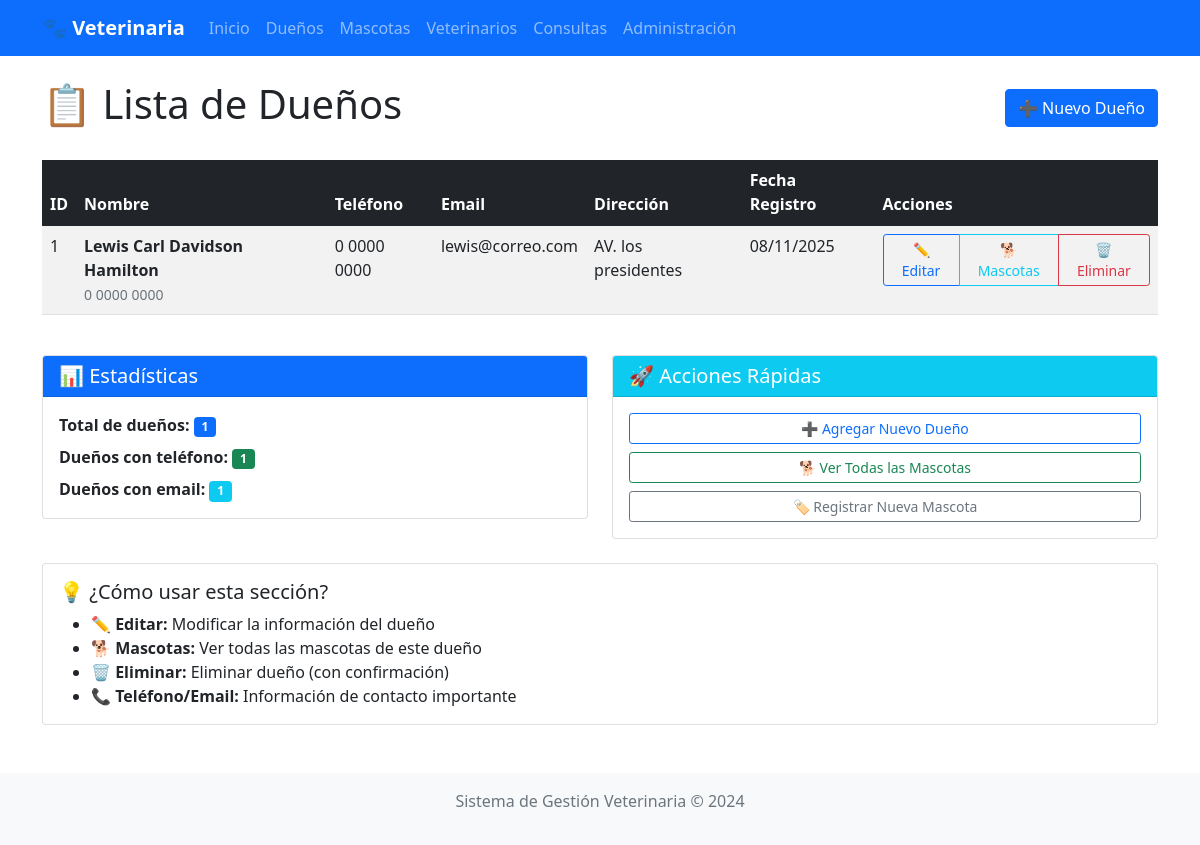
/duenos/, run on an earlier commit of the app's database.
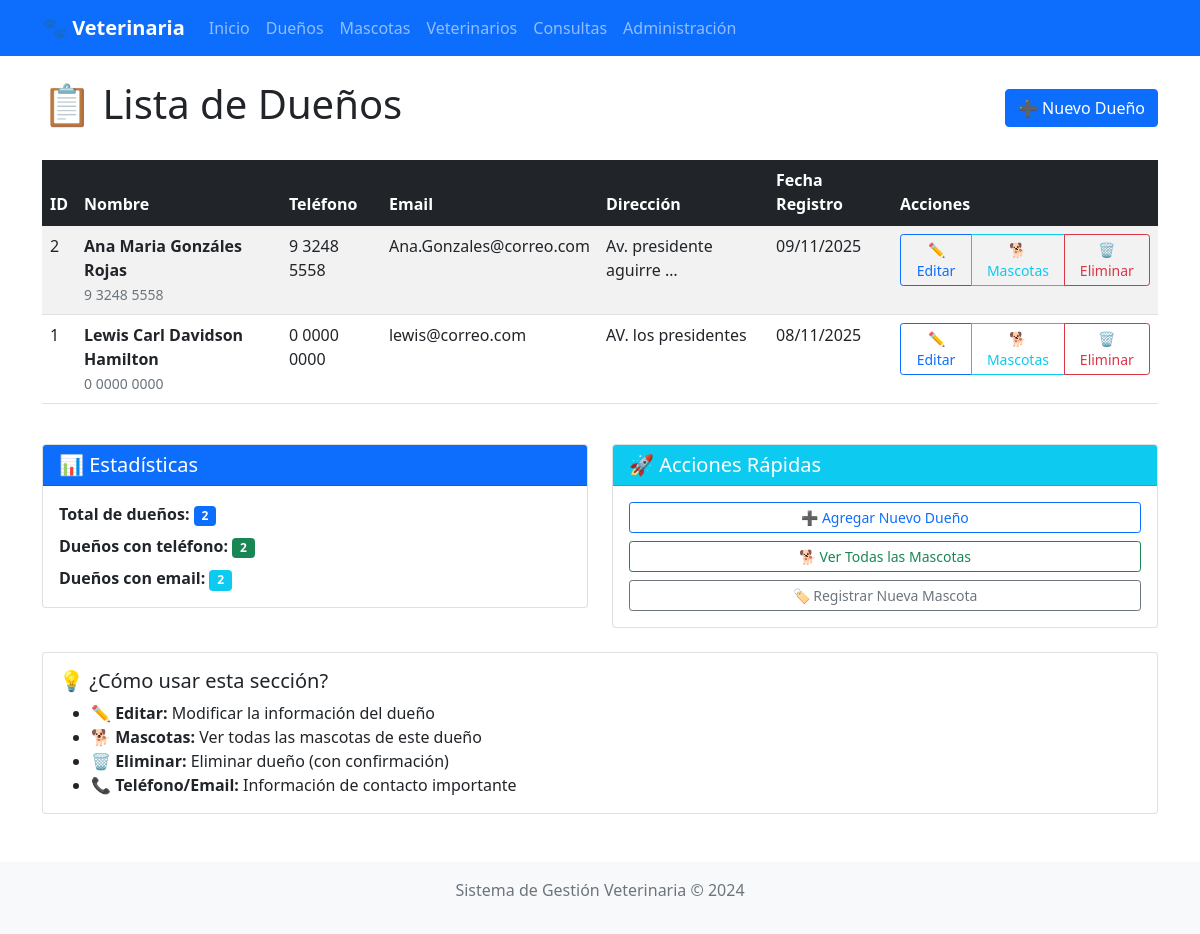
And on a later commit of the database.
### clinica/models.py (models this page shows, shortened)
class Persona(models.Model):
    nombre = models.CharField(max_length=100)
    telefono = models.CharField(max_length=20, blank=True, null=True)
    email = models.EmailField(blank=True, null=True)
    class Meta:
        abstract = True

class Dueno(Persona):
    direccion = models.TextField(blank=True, null=True)
    fecha_registro = models.DateTimeField(auto_now_add=True)

### clinica/views.py (the view)
# urls.py: path('duenos/', views.lista_duenos, name='lista_duenos'),
def lista_duenos(request):
    duenos = Dueno.objects.all().order_by('nombre')
    duenos_con_telefono = Dueno.objects.exclude(telefono__isnull=True).exclude(telefono='').count()
    duenos_con_email = Dueno.objects.exclude(email__isnull=True).exclude(email='').count()
    return render(request, 'clinica/lista_duenos.html', {
        'duenos': duenos,
        'duenos_con_telefono': duenos_con_telefono,
        'duenos_con_email': duenos_con_email
    })

### templates/clinica/lista_duenos.html (shortened to what the changed rows need)
{% extends 'base.html' %}
{% block content %}
<div class="d-flex justify-content-between align-items-center mb-4">
    <h1>📋 Lista de Dueños</h1>
</div>
{% if duenos %}
<div class="table-responsive">
    <table class="table table-striped table-hover">
        <thead class="table-dark">
            <tr>
                <th>ID</th>
                <th>Nombre</th>
                <th>Teléfono</th>
                <th>Email</th>
                <th>Dirección</th>
                <th>Fecha Registro</th>
                <th>Acciones</th>
            </tr>
        </thead>
        <tbody>
            {% for dueno in duenos %}
            <tr>
                <td>{{ dueno.id }}</td>
                <td>
                    <strong>{{ dueno.nombre }}</strong>
                    {% if dueno.telefono %}
                        <br>
                        <small class="text-muted">{{ dueno.telefono }}</small>
                    {% endif %}
                </td>
                <td>
                    {% if dueno.telefono %}
                        {{ dueno.telefono }}
                    {% else %}
                        <span class="text-muted">-</span>
                    {% endif %}
                </td>
                <td>
                    {% if dueno.email %}
                        {{ dueno.email }}
                    {% else %}
                        <span class="text-muted">-</span>
                    {% endif %}
                </td>
                <td>
                    {% if dueno.direccion %}
                        {{ dueno.direccion|truncatewords:3 }}
                    {% else %}
                        <span class="text-muted">-</span>
                    {% endif %}
                </td>
                <td>{{ dueno.fecha_registro|date:"d/m/Y" }}</td>
                <td>
                    <div class="btn-group btn-group-sm">
                        <a href="{% url 'editar_dueno' dueno.id %}"
                           class="btn btn-outline-primary"
                           title="Editar dueño">
                            ✏️ Editar
                        </a>
                        <a href="{% url 'mascotas_dueno' dueno.id %}"
                           class="btn btn-outline-info"
                           title="Ver mascotas">
                            🐕 Mascotas
                        </a>
                        <button type="button"
                                class="btn btn-outline-danger"
                                title="Eliminar dueño"
                                data-bs-toggle="modal"
                                data-bs-target="#confirmarEliminar{{ dueno.id }}">
                            🗑️ Eliminar
                        </button>
                    </div>
                </td>
            </tr>
            {% endfor %}
        </tbody>
    </table>
</div>
{% endif %}
<div class="row mt-4">
    <div class="col-md-6">
        <div class="card">
            <div class="card-body">
                <p class="mb-2">
                    <strong>Total de dueños:</strong>
                    <span class="badge bg-primary">{{ duenos|length }}</span>
                </p>
                <p class="mb-2">
                    <strong>Dueños con teléfono:</strong>
                    <span class="badge bg-success">{{ duenos_con_telefono }}</span>
                </p>
                <p class="mb-0">
                    <strong>Dueños con email:</strong>
                    <span class="badge bg-info">{{ duenos_con_email }}</span>
                </p>
            </div>
        </div>
    </div>
</div>
{% endblock %}

What changed in the data, as far as the page shows it:
added Dueno: id "2", nombre "Ana Maria Gonzáles Rojas", telefono "9 3248 5558", email "Ana.Gonzales@correo.com", direccion "Av. presidente aguirre …", fecha_registro "09/11/2025"
Also different on the page:
{{ duenos|length }}: "1" → "2"
{{ duenos_con_telefono }}: "1" → "2"
{{ duenos_con_email }}: "1" → "2"
